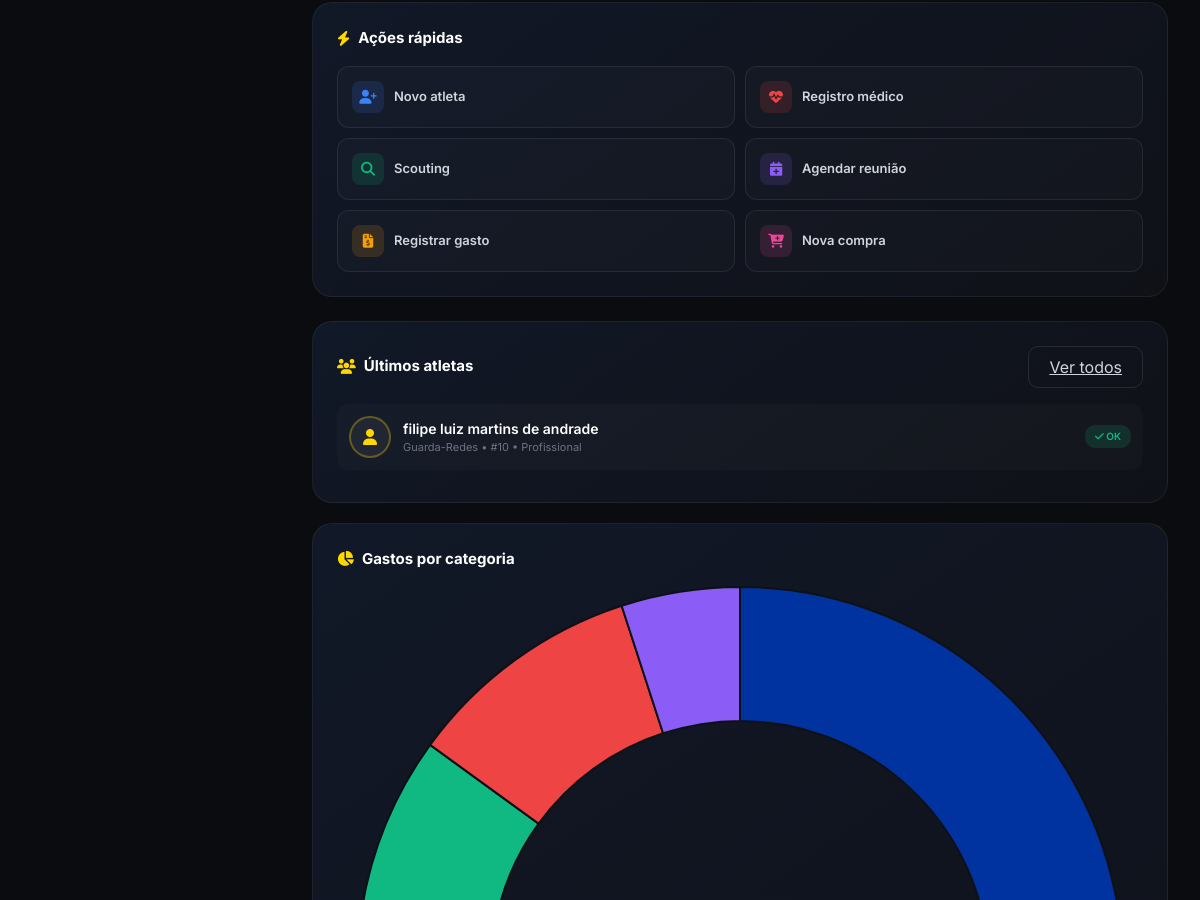
Page / (signed in, middle part) on the earlier database version.
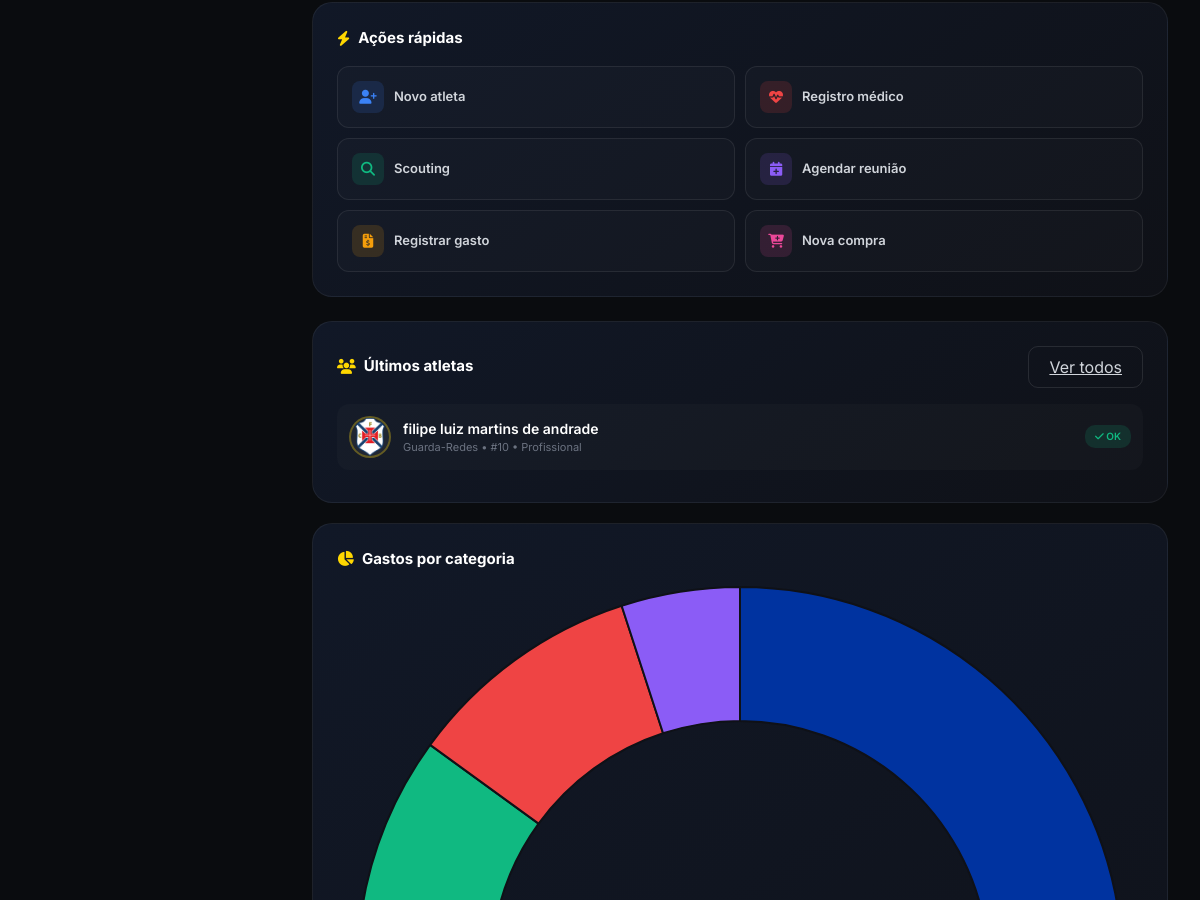
Same page on the later database version.
### models.py (models this page shows)
class Atleta(db.Model):
    id = db.Column(db.Integer, primary_key=True)
    nome = db.Column(db.String(100), nullable=False)
    data_nascimento = db.Column(db.Date, nullable=False)
    posicao = db.Column(db.String(50))
    numero = db.Column(db.String(3))
    altura = db.Column(db.Float)
    peso = db.Column(db.Float)
    telefone = db.Column(db.String(20))
    email = db.Column(db.String(100))
    endereco = db.Column(db.String(200))
    categoria = db.Column(db.String(50))
    salario = db.Column(db.Float)
    premios = db.Column(db.Float)
    contrato_inicio = db.Column(db.Date)
    contrato_fim = db.Column(db.Date)
    foto = db.Column(db.String(200))
    status = db.Column(db.String(20), default='ativo')

### app.py (the view)
@app.route('/')
@login_required
def index():
    total_gastos_mes = GastoMensal.query.filter_by(mes=datetime.now().strftime('%Y-%m')).first()
    total_gastos = total_gastos_mes.valor if total_gastos_mes else 0
    num_atletas = Atleta.query.count()
    num_reunioes = Reuniao.query.filter(Reuniao.data >= datetime.now().date()).count()
    atletas_recentes = Atleta.query.order_by(Atleta.id.desc()).limit(5).all()
    atletas_lesionados = FichaMedica.query.filter_by(status='em_tratamento').count()
    return render_template('index.html',
                         total_gastos=total_gastos,
                         num_atletas=num_atletas,
                         num_reunioes=num_reunioes,
                         atletas=atletas_recentes,
                         atletas_lesionados=atletas_lesionados)

### app.py (called while the page is built)
@login_manager.user_loader
def load_user(user_id):
    return User.query.get(int(user_id))

### templates/index.html (shortened to what this page needs)
{% extends "base.html" %}
{% block content %}
<div class="charts-row">
    <div class="panel-box">
        <div class="panel-header">
            <div class="panel-title">
                <i class="fas fa-bolt" style="color: #FFD700;"></i> Ações rápidas
            </div>
        </div>
        <div class="acoes-grid-dash">
            <a href="{{ url_for('atletas') }}" class="acao-btn-dash acao-azul">
                <i class="fas fa-user-plus"></i> Novo atleta
            </a>
            <a href="{{ url_for('departamento_medico') }}" class="acao-btn-dash acao-vermelho">
                <i class="fas fa-heartbeat"></i> Registro médico
            </a>
            <a href="{{ url_for('scouting') }}" class="acao-btn-dash acao-verde">
                <i class="fas fa-magnifying-glass"></i> Scouting
            </a>
            <a href="{{ url_for('reunioes') }}" class="acao-btn-dash acao-roxo">
                <i class="fas fa-calendar-plus"></i> Agendar reunião
            </a>
            <a href="{{ url_for('gastos') }}" class="acao-btn-dash acao-laranja">
                <i class="fas fa-file-invoice-dollar"></i> Registrar gasto
            </a>
            <a href="{{ url_for('compras') }}" class="acao-btn-dash acao-rosa">
                <i class="fas fa-cart-plus"></i> Nova compra
            </a>
        </div>
    </div>
</div>
<div class="bottom-row">
    <div class="panel-box">
        <div class="panel-header">
            <div class="panel-title">
                <i class="fas fa-users" style="color: #FFD700;"></i> Últimos atletas
            </div>
            <a href="{{ url_for('atletas') }}" class="btn-outline-premium btn-sm">Ver todos</a>
        </div>
        {% for atleta in atletas %}
        <div class="atleta-mini">
            {% if atleta.foto %}
            <img src="{{ url_for('static', filename='uploads/atletas/' + atleta.foto) }}" class="atleta-mini-avatar">
            {% else %}
            <div class="atleta-mini-avatar" style="display:flex;align-items:center;justify-content:center;color:#FFD700;">
                <i class="fas fa-user"></i>
            </div>
            {% endif %}
            <div class="atleta-mini-info">
                <div class="atleta-mini-nome">{{ atleta.nome }}</div>
                <div class="atleta-mini-detalhe">{{ atleta.posicao or '—' }} • #{{ atleta.numero or '?' }} • {{ atleta.categoria or '—' }}</div>
            </div>
            {% set tem_lesao = namespace(existe=false) %}
            {% for ficha in atleta.fichas_medicas %}
                {% if ficha.status == 'em_tratamento' %}
                    {% set tem_lesao.existe = true %}
                {% endif %}
            {% endfor %}
            <span class="atleta-mini-status {% if tem_lesao.existe %}status-lesao{% else %}status-ok{% endif %}">
                {% if tem_lesao.existe %}<i class="fas fa-heartbeat"></i> Lesão{% else %}<i class="fas fa-check"></i> OK{% endif %}
            </span>
        </div>
        {% else %}
        <p class="text-muted text-center py-3">Nenhum atleta cadastrado.</p>
        {% endfor %}
    </div>
    <div class="panel-box">
        <div class="panel-header">
            <div class="panel-title">
                <i class="fas fa-chart-pie" style="color: #FFD700;"></i> Gastos por categoria
            </div>
        </div>
        <canvas id="categoryChart" height="220"></canvas>
    </div>
</div>
{% endblock %}

Differences in the rows shown:
changed Atleta "filipe luiz martins de andrade": foto: picture added
